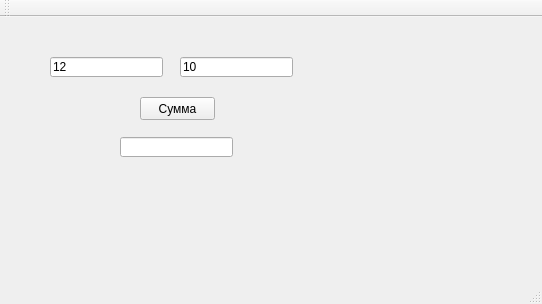
<?xml version="1.0" encoding="UTF-8"?>
<ui version="4.0">
 <class>DemoWidgetsWindow</class>
 <widget class="QMainWindow" name="DemoWidgetsWindow">
  <property name="geometry">
   <rect>
    <x>0</x>
    <y>0</y>
    <width>542</width>
    <height>304</height>
   </rect>
  </property>
  <property name="windowTitle">
   <string>DemoWidgetsWindow</string>
  </property>
  <widget class="QWidget" name="centralWidget">
   <widget class="QPushButton" name="sumButton">
    <property name="geometry">
     <rect>
      <x>140</x>
      <y>80</y>
      <width>75</width>
      <height>23</height>
     </rect>
    </property>
    <property name="text">
     <string>Сумма</string>
    </property>
   </widget>
   <widget class="QLineEdit" name="AEdit">
    <property name="geometry">
     <rect>
      <x>50</x>
      <y>40</y>
      <width>113</width>
      <height>20</height>
     </rect>
    </property>
    <property name="text">
     <string>12</string>
    </property>
   </widget>
   <widget class="QLineEdit" name="BEdit">
    <property name="geometry">
     <rect>
      <x>180</x>
      <y>40</y>
      <width>113</width>
      <height>20</height>
     </rect>
    </property>
    <property name="text">
     <string>10</string>
    </property>
   </widget>
   <widget class="QLineEdit" name="sumEdit">
    <property name="geometry">
     <rect>
      <x>120</x>
      <y>120</y>
      <width>113</width>
      <height>20</height>
     </rect>
    </property>
   </widget>
  </widget>
  <widget class="QMenuBar" name="menuBar">
   <property name="geometry">
    <rect>
     <x>0</x>
     <y>0</y>
     <width>542</width>
     <height>21</height>
    </rect>
   </property>
  </widget>
  <widget class="QToolBar" name="mainToolBar">
   <attribute name="toolBarArea">
    <enum>TopToolBarArea</enum>
   </attribute>
   <attribute name="toolBarBreak">
    <bool>false</bool>
   </attribute>
  </widget>
  <widget class="QStatusBar" name="statusBar"/>
 </widget>
 <layoutdefault spacing="6" margin="11"/>
 <resources/>
 <connections/>
</ui>
